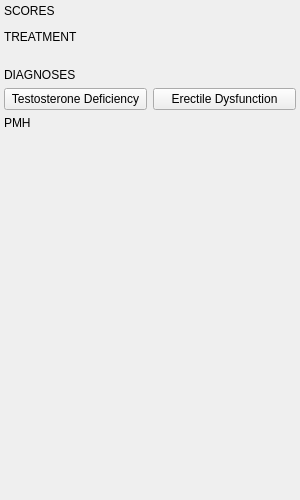
<?xml version="1.0" encoding="UTF-8"?>
<ui version="4.0">
 <class>TDeficiencyInfo</class>
 <widget class="QWidget" name="TDeficiencyInfo">
  <property name="geometry">
   <rect><x>0</x><y>0</y><width>300</width><height>500</height></rect>
  </property>
  <layout class="QVBoxLayout" name="mainLayout">
   <property name="leftMargin"><number>4</number></property>
   <property name="topMargin"><number>4</number></property>
   <property name="rightMargin"><number>4</number></property>
   <property name="bottomMargin"><number>4</number></property>
   <property name="spacing"><number>6</number></property>
   <!-- Scores section -->
   <item>
    <widget class="QLabel" name="lbl_scores_section">
     <property name="text"><string>SCORES</string></property>
    </widget>
   </item>
   <item>
    <layout class="QHBoxLayout" name="scoresLayout">
     <property name="spacing"><number>6</number></property>
     <item>
      <widget class="EditableInfoCard" name="card_tdcs">
       <property name="title" stdset="0"><string>TDCS</string></property>
      </widget>
     </item>
     <item>
      <widget class="EditableInfoCard" name="card_tdcs_c">
       <property name="title" stdset="0"><string>TDCS-C</string></property>
      </widget>
     </item>
     <item>
      <widget class="EditableInfoCard" name="card_ed">
       <property name="title" stdset="0"><string>ED</string></property>
      </widget>
     </item>
    </layout>
   </item>
   <!-- Treatment section -->
   <item>
    <widget class="QLabel" name="lbl_treatment_section">
     <property name="text"><string>TREATMENT</string></property>
    </widget>
   </item>
   <item>
    <widget class="EditableInfoCard" name="card_medication">
     <property name="title" stdset="0"><string>Medication</string></property>
    </widget>
   </item>
   <item>
    <layout class="QHBoxLayout" name="treatmentRow">
     <property name="spacing"><number>6</number></property>
     <item>
      <widget class="EditableInfoCard" name="card_response">
       <property name="title" stdset="0"><string>Response</string></property>
      </widget>
     </item>
     <item>
      <widget class="EditableInfoCard" name="card_side_effects">
       <property name="title" stdset="0"><string>Side Effects</string></property>
      </widget>
     </item>
    </layout>
   </item>
   <item>
    <widget class="QWidget" name="separator1">
     <property name="maximumSize"><size><width>16777215</width><height>1</height></size></property>
     <property name="styleSheet"><string>background-color: #2e4066;</string></property>
    </widget>
   </item>
   <!-- Diagnoses section -->
   <item>
    <widget class="QLabel" name="lbl_diagnoses_section">
     <property name="text"><string>DIAGNOSES</string></property>
    </widget>
   </item>
   <item>
    <layout class="QHBoxLayout" name="dxLayout">
     <property name="spacing"><number>6</number></property>
     <item>
      <widget class="ToggleChip" name="chip_dx_td">
       <property name="text"><string>Testosterone Deficiency</string></property>
      </widget>
     </item>
     <item>
      <widget class="ToggleChip" name="chip_dx_ed">
       <property name="text"><string>Erectile Dysfunction</string></property>
      </widget>
     </item>
    </layout>
   </item>
   <!-- PMH section -->
   <item>
    <widget class="QLabel" name="lbl_pmh_section">
     <property name="text"><string>PMH</string></property>
    </widget>
   </item>
   <item>
    <widget class="ChipGroup" name="pmh_chips"/>
   </item>
   <item>
    <spacer name="bottomSpacer"><property name="orientation"><enum>Qt::Vertical</enum></property><property name="sizeHint" stdset="0"><size><width>20</width><height>40</height></size></property></spacer>
   </item>
  </layout>
 </widget>
 <customwidgets>
  <customwidget>
   <class>EditableInfoCard</class>
   <extends>QWidget</extends>
   <header>emr_assist.ui.widgets</header>
  </customwidget>
  <customwidget>
   <class>ToggleChip</class>
   <extends>QPushButton</extends>
   <header>emr_assist.ui.widgets</header>
  </customwidget>
  <customwidget>
   <class>ChipGroup</class>
   <extends>QWidget</extends>
   <header>emr_assist.ui.widgets</header>
  </customwidget>
 </customwidgets>
 <resources/>
 <connections/>
</ui>
